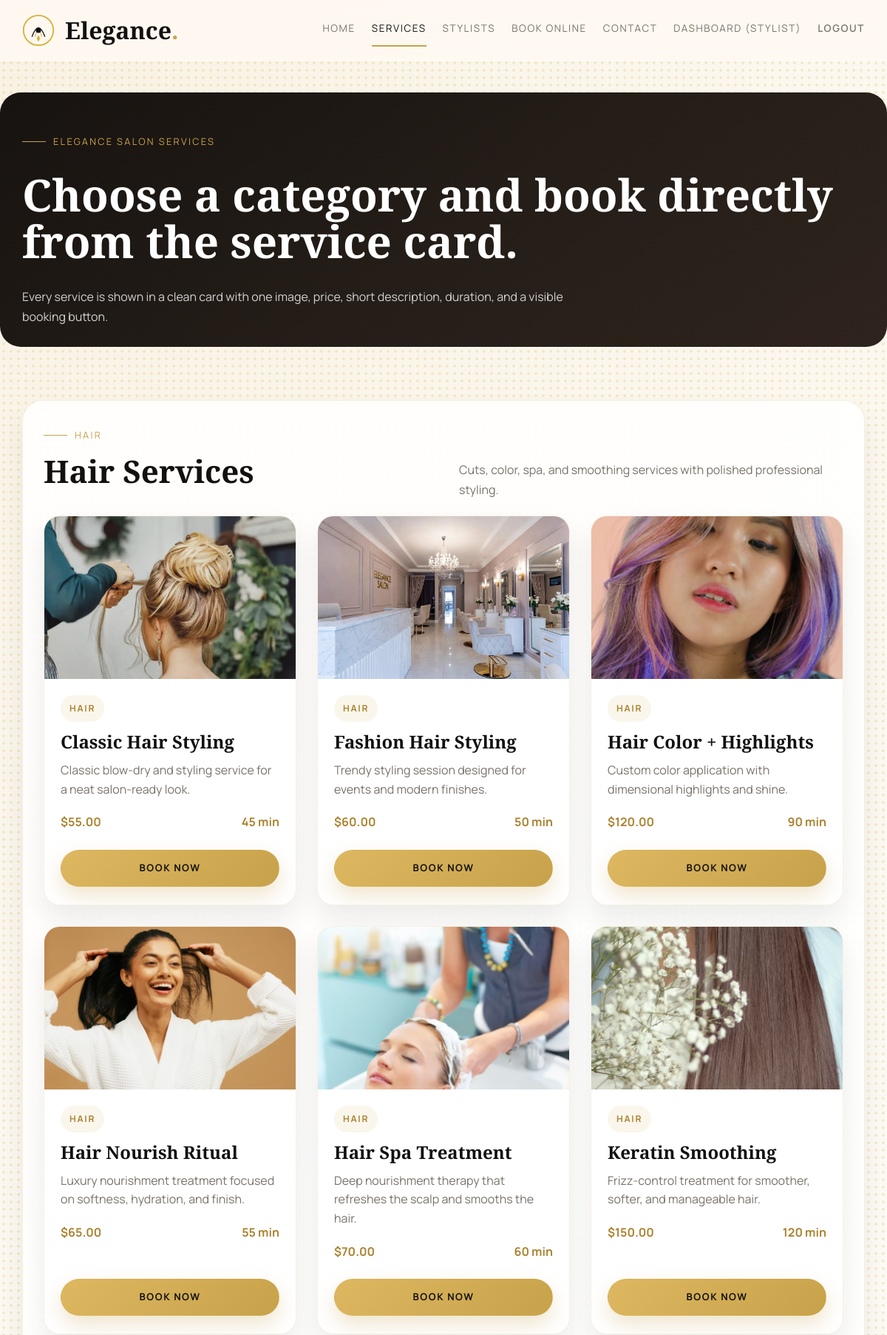
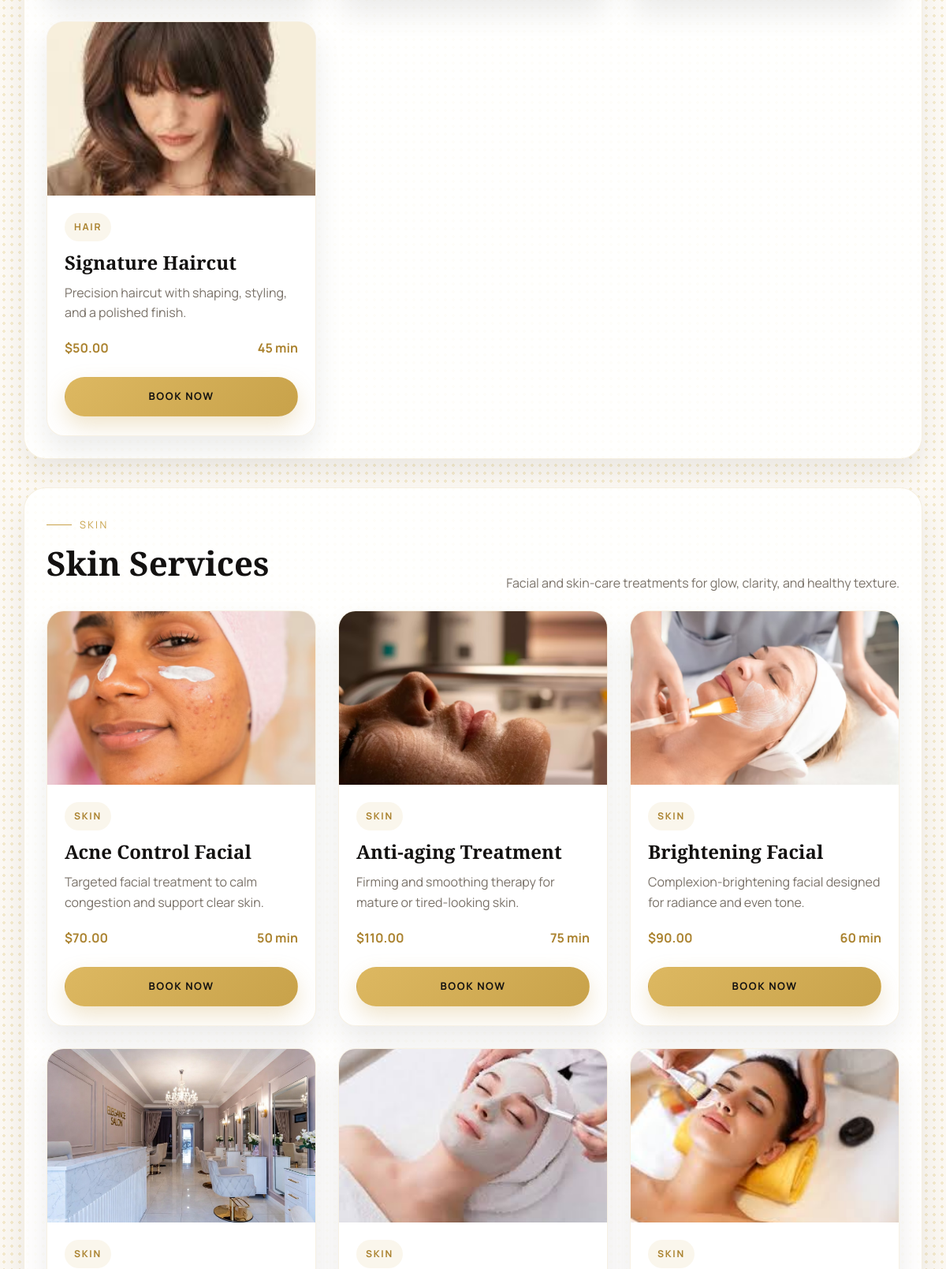
/services.php (signed in, upper part), run on the app's committed database (2 pictures, top to bottom).
### tables this page shows
CREATE TABLE IF NOT EXISTS `services` (
  `id` INT AUTO_INCREMENT PRIMARY KEY,
  `name` VARCHAR(100) NOT NULL,
  `description` TEXT,
  `duration` INT NOT NULL COMMENT 'duration in minutes',
  `price` DECIMAL(10,2) NOT NULL,
  `category` VARCHAR(100) DEFAULT 'Signature Care',
  `featured_image` VARCHAR(255) DEFAULT NULL
);

### services.php (the view, shortened to what this page needs)
<?php
require_once 'includes/db.php';
$services = $pdo->query("
    SELECT id, name, description, duration, price, category, featured_image
    FROM services
    ORDER BY FIELD(category, 'Hair', 'Skin', 'Bridal', 'Nails'), name ASC
")->fetchAll();
$imageBase = '/salon-management/assets/images/';
$imageDir = __DIR__ . '/assets/images/';
$defaultServiceImage = $imageBase . 'service-default.jpg';
$categoryDescriptions = [
    'Hair' => 'Cuts, color, spa, and smoothing services with polished professional styling.',
    'Skin' => 'Facial and skin-care treatments for glow, clarity, and healthy texture.',
    'Bridal' => 'Bridal and event makeup services for elegant special-occasion looks.',
    'Nails' => 'Manicure, pedicure, gel, and nail art services with clean finishing.',
];
$categoryOrder = ['Hair', 'Skin', 'Bridal', 'Nails'];
$servicesByCategory = [];
foreach ($services as $service) {
    $selectedImage = $defaultServiceImage;
    if (!empty($service['featured_image']) && is_file($imageDir . $service['featured_image'])) {
        $selectedImage = $imageBase . $service['featured_image'];
    }
    $service['image'] = $selectedImage;
    $service['description'] = trim((string) $service['description']) !== ''
        ? $service['description']
        : 'Professional salon service with quality care and a refined finish.';
    $servicesByCategory[$service['category']][] = $service;
}
include 'includes/header.php';
?>
<div id="services-page">
<section class="services-clean-hero">
    <div class="container">
        <div class="services-clean-hero-inner">
            <span class="eyebrow">Elegance Salon Services</span>
            <h1>Choose a category and book directly from the service card.</h1>
            <p>Every service is shown in a clean card with one image, price, short description, duration, and a visible booking button.</p>
        </div>
    </div>
</section>
<section class="services-clean-shell">
    <div class="container">
        <div class="services-clean-sections">
            <?php foreach ($categoryOrder as $category): ?>
                <section class="services-clean-category" data-service-category="<?php echo htmlspecialchars(strtolower($category)); ?>">
                    <div class="services-clean-category-head">
                        <div>
                            <span class="eyebrow"><?php echo htmlspecialchars($category); ?></span>
                            <h2><?php echo htmlspecialchars($category); ?> Services</h2>
                        </div>
                        <p><?php echo htmlspecialchars($categoryDescriptions[$category] ?? ''); ?></p>
                    </div>
                    <div class="services-clean-grid">
                        <?php foreach ($servicesByCategory[$category] as $service): ?>
                            <article class="services-clean-card">
                                <div class="services-clean-card-image">
                                    <img src="<?php echo htmlspecialchars($service['image']); ?>" alt="<?php echo htmlspecialchars($service['name']); ?>">
                                </div>
                                <div class="services-clean-card-body">
                                    <span class="services-clean-card-tag"><?php echo htmlspecialchars($service['category']); ?></span>
                                    <h3><?php echo htmlspecialchars($service['name']); ?></h3>
                                    <p><?php echo htmlspecialchars($service['description']); ?></p>
                                    <div class="services-clean-card-meta">
                                        <span>$<?php echo number_format((float) $service['price'], 2); ?></span>
                                        <span><?php echo (int) $service['duration']; ?> min</span>
                                    </div>
                                    <a href="/salon-management/appointments.php?service_id=<?php echo (int) $service['id']; ?>" class="btn btn-primary services-clean-card-btn">Book Now</a>
                                </div>
                            </article>
                        <?php endforeach; ?>
                    </div>
                </section>
            <?php endforeach; ?>
        </div>
    </div>
</section>
</div>
<?php include 'includes/footer.php'; ?>

### assets/css/animation.css (style rules this page uses)
body::before { content: ''; position: fixed; top: 0; left: 0; width: 100vw; height: 100vh; pointer-events: none; z-index: -1; }

### assets/css/responsive.css (style rules this page uses)
@media screen and (max-width: 1200px) { .container { width: min(95%, 1180px); } }
@media screen and (max-width: 1200px) { .services-clean-grid, .service-showcase-grid, .services-card-grid, .services-page-grid { grid-template-columns: repeat(2, minmax(0, 1fr)) !important; gap: 20px; } }
img { max-width: 100%; height: auto; }
button, .btn, .nav-link, .slot-btn, .service-filter-btn { min-height: 44px; }

### services.php (style rules this page uses)
#services-page { padding: 42px 0 72px; }
#services-page .services-clean-hero { padding: 56px 0 28px; background: linear-gradient(145deg, #171310 0%, #241d18 52%, #2f241d 100%); color: #fff; border-radius: 28px; margin-bottom: 28px; }
#services-page .services-clean-hero-inner { display: flex; flex-direction: column; gap: 14px; }
#services-page .services-clean-hero-inner p { max-width: 760px; color: rgba(255, 255, 255, 0.8); margin: 0; }
#services-page .services-clean-sections { display: grid; gap: 34px; }
#services-page .services-clean-category { display: block; }
#services-page .services-clean-category-head { display: flex; justify-content: space-between; align-items: end; gap: 20px; margin-bottom: 22px; }
#services-page .services-clean-category-head p { max-width: 520px; color: #7a7269; margin: 0; }
#services-page .services-clean-grid { display: grid; grid-template-columns: repeat(3, minmax(0, 1fr)); gap: 28px; align-items: stretch; }
#services-page .services-clean-card { display: flex; flex-direction: column; min-width: 0; height: 100%; background: #fff; border: 1px solid rgba(200, 162, 74, 0.16); border-radius: 22px; overflow: hidden; box-shadow: 0 18px 34px rgba(15, 11, 8, 0.08); transition: transform 0.28s ease, box-shadow 0.28s ease, border-color 0.28s ease; }
#services-page .services-clean-card-image { width: 100%; height: 220px; overflow: hidden; background: #efe7dd; }
#services-page .services-clean-card-image img { width: 100%; height: 100%; object-fit: cover; object-position: center; display: block; }
#services-page .services-clean-card-body { display: flex; flex-direction: column; gap: 14px; padding: 20px 20px 26px; flex: 1; }
#services-page .services-clean-card-tag { display: inline-flex; width: fit-content; padding: 8px 12px; border-radius: 999px; background: rgba(200, 162, 74, 0.1); color: #ab8330; font-size: 0.76rem; letter-spacing: 0.14em; text-transform: uppercase; font-weight: 700; }
#services-page .services-clean-card-body h3 { margin: 0; }
#services-page .services-clean-card-body p { margin: 0; color: #7a7269; line-height: 1.6; }
#services-page .services-clean-card-meta { display: flex; justify-content: space-between; align-items: center; gap: 12px; color: #ab8330; font-weight: 700; margin-bottom: 10px; }
#services-page .services-clean-card-btn { width: 100%; margin-top: auto; margin-bottom: 2px; }

### data on the page
services: shows a picture, category "HAIR", name "Classic Hair Styling", description "Classic blow-dry and styling service for a neat salon-ready look.", price "55.00", duration "45"
services: category "HAIR", name "Fashion Hair Styling", description "Trendy styling session designed for events and modern finishes.", price "60.00", duration "50"
services: shows a picture, category "HAIR", name "Hair Color + Highlights", description "Custom color application with dimensional highlights and shine.", price "120.00", duration "90"
services: shows a picture, category "HAIR", name "Hair Nourish Ritual", description "Luxury nourishment treatment focused on softness, hydration, and finish.", price "65.00", duration "55"
services: shows a picture, category "HAIR", name "Hair Spa Treatment", description "Deep nourishment therapy that refreshes the scalp and smooths the hair.", price "70.00", duration "60"
services: shows a picture, category "HAIR", name "Keratin Smoothing", description "Frizz-control treatment for smoother, softer, and manageable hair.", price "150.00", duration "120"
services: shows a picture, category "HAIR", name "Signature Haircut", description "Precision haircut with shaping, styling, and a polished finish.", price "50.00", duration "45"
services: shows a picture, category "SKIN", name "Acne Control Facial", description "Targeted facial treatment to calm congestion and support clear skin.", price "70.00", duration "50"
services: shows a picture, category "SKIN", name "Anti-aging Treatment", description "Firming and smoothing therapy for mature or tired-looking skin.", price "110.00", duration "75"
services: shows a picture, category "SKIN", name "Brightening Facial", description "Complexion-brightening facial designed for radiance and even tone.", price "90.00", duration "60"
services: category "SKIN"
services: shows a picture, category "SKIN"
services: shows a picture, category "SKIN"

### other printed values
$role "STYLIST"
$category "HAIR"
$category "Hair"
$categoryDescriptions[$category] "Cuts, color, spa, and smoothing services with polished professional styling."
$category "SKIN"
$category "Skin"
$categoryDescriptions[$category] "Facial and skin-care treatments for glow, clarity, and healthy texture."
